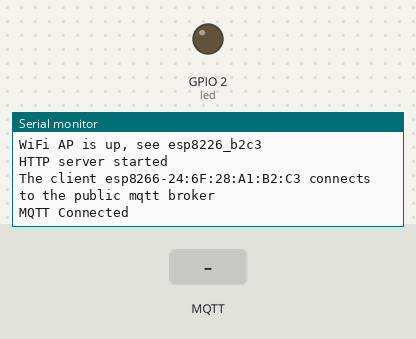
This sketch was run on a simulated ESP8266 (NodeMCU). Parts: output pins drawn as LEDs (lit = HIGH), the last lines printed to the serial monitor. The test bench sets the inputs (shaded band). WiFi joins after 1.5 s; servers stay silent unless stated; no MQTT or app messages arrive unless stated.

Above: at 1.2 s.
1.3 s: MQTT message "1" arrives on the first subscribed topic
At 2.0 s:
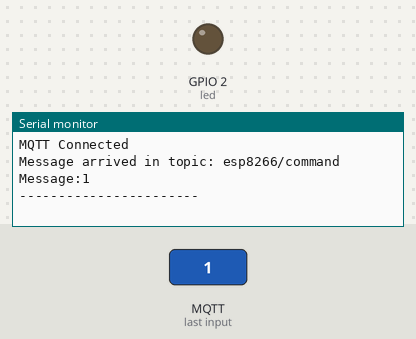
2.8 s: MQTT message "on" arrives on the first subscribed topic
At 3.1 s:
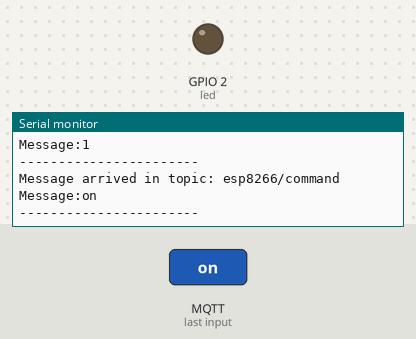
4.3 s: MQTT message "off" arrives on the first subscribed topic
At 5.5 s:
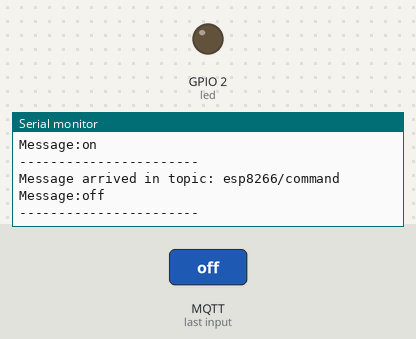

The sketch:

esp_network.ino
```cpp
#include "Config.h"
#include "WIFI.h"
#include "Server.h"
#include "MQTT.h"

void setup() {
  // put your setup code here, to run once:
  pinMode(led, OUTPUT);
  Serial.begin(115200);
  init_WIFI(WIFI_START_MODE_CLIENT);
  init_server();
  init_MQTT();
  mqtt_cli.subscribe("esp8266/command");
}

void loop() {
  // put your main code here, to run repeatedly:

  server.handleClient();
  mqtt_cli.loop();
  // delay(500);
  // Serial.print("our id is: ");
  // Serial.println(id());
}
```

MQTT.h
```cpp
#include <PubSubClient.h>

PubSubClient mqtt_cli(wifiClient);

void callback(char *topic, byte *payload, unsigned int length) {
    Serial.print("Message arrived in topic: ");
    Serial.println(topic);
    Serial.print("Message:");
    for (int i = 0; i < length; i++) {
        Serial.print((char) payload[i]);
    }
    Serial.println();
    Serial.println("-----------------------");
}

void init_MQTT(){
  mqtt_cli.setServer(mqtt_broker, mqtt_port);
  mqtt_cli.setCallback(callback);
  while (!mqtt_cli.connected()) {
      String client_id = "esp8266-" + String(WiFi.macAddress());
      Serial.print("The client " + client_id);
      Serial.println(" connects to the public mqtt broker\n");
      if (mqtt_cli.connect(client_id.c_str())){
          Serial.println("MQTT Connected");
      } else {
          Serial.print("failed with state ");
          Serial.println(mqtt_cli.state());
          delay(2000);
      }
  }
}
```

Server.h
```cpp
#include <ESP8266WebServer.h>

ESP8266WebServer server(80);

void handleRoot() {
  server.send(200,
              "text/html",
              "<form action=\"/LED\" method=\"POST\"><input type=\"submit\" value=\"Toggle LED\"></form>");
}

void handleLED() {
  digitalWrite(led, !digitalRead(led));
  server.sendHeader("Location","/"); // redirection to keep button on the screen
  server.send(303);
}

void handleSENSOR() {
  int data = analogRead(A0);
  //server.sendHeader("Location","/");
  server.send(200, "text/html", String(data));
}

void handleNotFound(){
  server.send(404, "text/plain", "404: Not found");
}

void init_server() {
  server.on("/", HTTP_GET, handleRoot);
  server.on("/LED", HTTP_POST, handleLED);
  server.on("/SENSOR", HTTP_GET, handleSENSOR);
  server.onNotFound(handleNotFound);
  server.begin();
  Serial.println("HTTP server started");
}
```

WIFI.h
```cpp
#include <ESP8266WiFi.h>
#include <WiFiClient.h>
#include <ESP8266WiFiMulti.h>

ESP8266WiFiMulti wifiMulti;
WiFiClient wifiClient;

String id(){
    //TODO make it from MAC
    uint8_t mac[WL_MAC_ADDR_LENGTH];
    WiFi.softAPmacAddress(mac);
    String macID = String(mac[WL_MAC_ADDR_LENGTH-2], HEX) + String(mac[WL_MAC_ADDR_LENGTH-1], HEX);
    return macID;
}

void start_AP_mode(){
    IPAddress AP_IP(192,168,4,1);
    Serial.println("Attempt to start wifi AP");
    WiFi.disconnect();
    WiFi.mode(WIFI_AP);
    WiFi.softAPConfig(AP_IP, AP_IP, IPAddress(255,255,255,0));
    WiFi.softAP(SSID_AP + "_" + id(), PASSWORD_AP);
    Serial.println("WiFi AP is up, see " + SSID_AP + "_" + id());
}

void start_client_mode(){
    Serial.print("Attempt to set client to ssid: ");
    Serial.print(SSID_CLI);
    wifiMulti.addAP(SSID_CLI.c_str(), SSID_PASSWORD.c_str());
    while(wifiMulti.run() != WL_CONNECTED){
    }
    Serial.println("Attempt to set client to Router");

}

void init_WIFI(bool mode){
    start_AP_mode();
    return;
    if (mode == WIFI_START_MODE_CLIENT){
        start_client_mode();
        String ip = WiFi.localIP().toString();
        Serial.print("my ip adress is: ");
        Serial.println(ip);
    }
    else{
        start_AP_mode();
        String ip = WiFi.localIP().toString();
        Serial.print("my ip adress is: ");
        Serial.println(ip);
    }
}
```

Config.h
```cpp
const bool WIFI_START_MODE_CLIENT = true;
const bool WIFI_MODE_AP = false; // access point

String SSID_AP = "esp8226";
String PASSWORD_AP = "12345678";

String SSID_CLI = "wifi_net";
String SSID_PASSWORD = "pwd";

int led = LED_BUILTIN;

char* mqtt_broker = "broker.emqx.io";
const int mqtt_port = 1883;
```

Measured:
- after the input at 1.3 s, the serial monitor: prints a new line at once (image 1)
- after the input at 2.8 s, the serial monitor: prints a new line at once (image 2)
- after the input at 4.3 s, the serial monitor: prints a new line at once (image 3)
